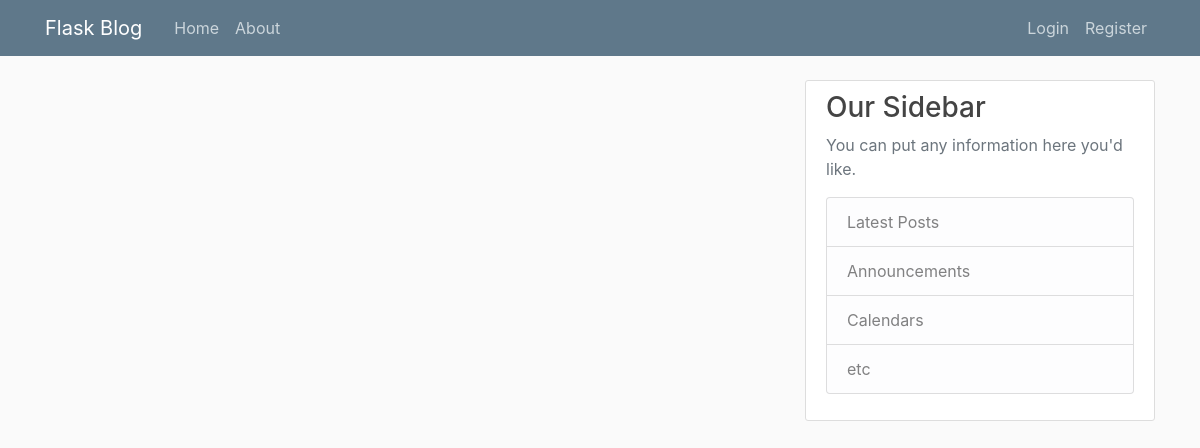
The app's page /home, older data.
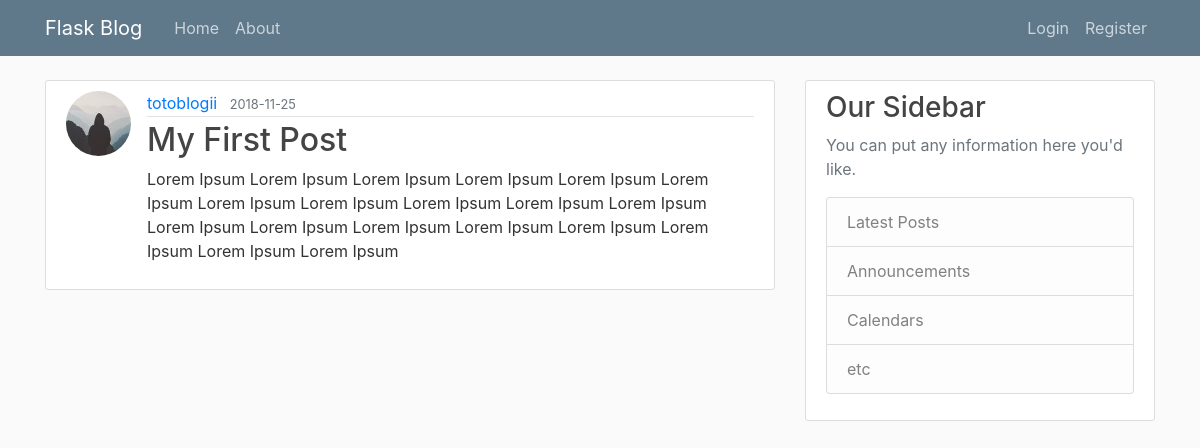
The same page, newer data.
### flaskblog/models.py (models this page shows, shortened)
class Post(db.Model):
    id = db.Column(db.Integer, primary_key = True)
    title = db.Column(db.String(100), nullable = False)
    date_posted = db.Column(db.DateTime, nullable = False, default = datetime.utcnow)
    content = db.Column(db.Text, nullable = False)
    user_id = db.Column(db.Integer, db.ForeignKey('user.id'), nullable = False)

class User(db.Model, UserMixin):
    id = db.Column(db.Integer, primary_key = True)
    username = db.Column(db.String(20), unique = True, nullable = False)
    email = db.Column(db.String(120), unique = True, nullable = False)
    image_file = db.Column(db.String(20), nullable = False, default = 'default.jpg')
    password = db.Column(db.String(60), nullable = False)
    posts = db.relationship('Post', backref = 'author', lazy = True)

### flaskblog/routes.py (the view)
@app.route("/")
@app.route("/home")
def home():
    page = request.args.get('page',1,type=int)
    posts = Post.query.order_by(Post.date_posted.desc()).paginate(page=page, per_page=5)
    return render_template('home.html', posts = posts, title = 'Flask Blog -- Home')

### flaskblog/templates/home.html
{% extends "layout.html" %}
{% block content %}
    {% for post in posts %}
        <article class="media content-section">
          <img class="rounded-circle  article-img" src="{{ url_for('static', filename='photos/'+post.author.image_file) }}" alt="">
          <div class="media-body">
            <div class="article-metadata">
              <a class="mr-2" href="#">{{ post.author.username }}</a>
              <small class="text-muted">{{ post.date_posted.strftime('%Y-%m-%d') }}</small>
            </div>
            <h2><a class="article-title" href="{{ url_for('post', post_id=post.id) }}">{{ post.title }}</a></h2>
            <p class="article-content">{{ post.content }}</p>
          </div>
        </article>
    {% endfor %}
{% endblock content %}

Row changes from the older to the newer data that the page shows:
added Post: image_file (picture), author.username "totoblogii", date_posted "2018-11-25", title "My First Post", content "Lorem Ipsum Lorem Ipsum Lorem Ipsum Lorem Ipsum Lorem Ipsum Lorem Ipsum Lorem Ipsum Lorem Ipsum Lorem Ipsum Lorem Ipsum Lorem Ipsum Lorem Ipsum Lorem Ipsum Lorem Ipsum Lorem Ipsum Lorem Ipsum Lorem Ipsum Lorem Ipsum Lorem Ipsum"
